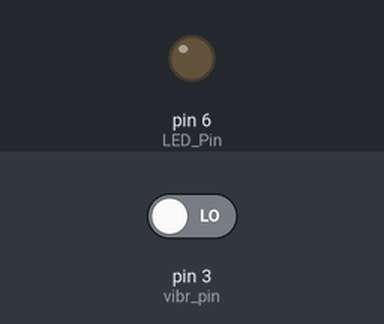
The sketch below on a simulated Arduino Uno, built with avr-gcc and run on an emulated ATmega328P. Parts: output pins drawn as LEDs (lit = HIGH). The inputs (shaded band) are chosen by the test bench; at power-on: pin 3 (vibr_pin) LOW.

Above: at 1.2 s.
1.3 s: pin 3 (vibr_pin) driven HIGH
At 1.8 s:
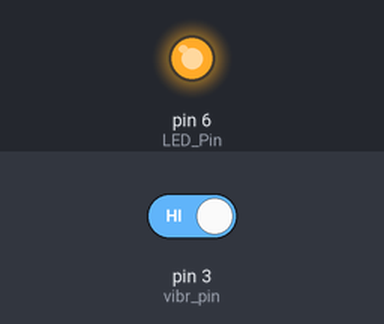
2.8 s: pin 3 (vibr_pin) driven LOW
At 5.2 s:
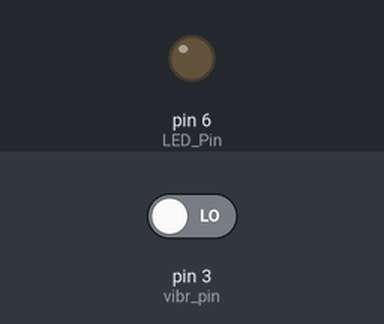
Timing chart, 0 to 6.7 s (numbered marks = the images above; inputs shaded):
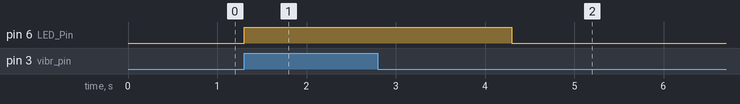

The sketch:

Sketch_porta.ino
```cpp
int vibr_pin=3;
int LED_Pin=6;
void setup() {
  pinMode(vibr_pin,INPUT);
  pinMode(LED_Pin,OUTPUT);
}

void loop() {
  int val;
  val=digitalRead(vibr_pin);
  if(val==1)
  {
    digitalWrite(LED_Pin,HIGH);
    delay(3000);
    digitalWrite(LED_Pin,LOW);
    delay(1000);
   }
   else
   digitalWrite(LED_Pin,LOW);
}
```

Measured:
- after the input at 1.3 s, pin 6 (LED_Pin): LOW → HIGH at once
- after the input at 2.8 s, pin 6 (LED_Pin): goes on until 4.3 s, then stays LOW
